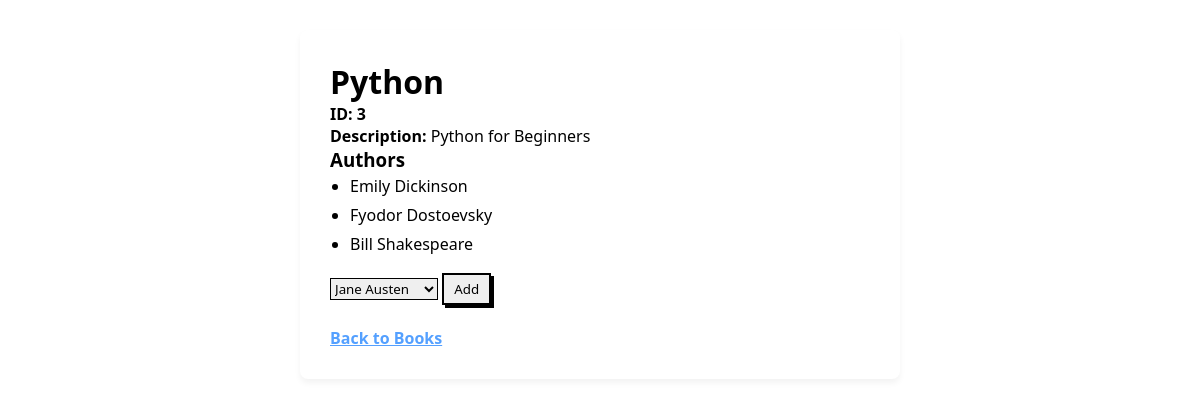
Page /books/3 on the committed database.
### books_authors_app/models.py (models this page shows)
class Book(models.Model):
    title = models.CharField(max_length=255)
    desc = models.TextField(max_length=45)

class Author(models.Model):
    first_name = models.CharField(max_length=255)
    last_name = models.CharField(max_length=255)
    books = models.ManyToManyField(Book, related_name="authors")
    notes = models.TextField(blank=True, default="")

### books_authors_app/views.py (the view)
# urls.py: path('books/<int:book_id>', views.show_book, name='show_book'),
def show_book(request, book_id):
    current_book = Book.objects.get(id=book_id)
    context = {
        'book': current_book,
        'available_authors': Author.objects.exclude(books=current_book)
    }
    return render(request, 'View_book.html', context)

### books_authors_app/templates/View_book.html (shortened to what this page needs)
<!DOCTYPE html>
<html lang="en">
<head>
    {% load static %}
    <link rel="stylesheet" href="{% static 'style.css' %}">
</head>
<body>
    <div class="details-card">
        <h1>{{ book.title }}</h1>
        <p><strong>ID: {{ book.id }} </strong> </p>
        <p><strong>Description:</strong> {{ book.desc }}</p>
        <h3>Authors</h3>
        <ul>
            {% for author in book.authors.all %}
                <li>{{ author.first_name }} {{ author.last_name }}</li>
            {% endfor %}
        </ul>
        <form action="/books/{{ book.id }}/add_author" method="POST">
            <p class="add">
                <select name="author_id">
                    {% for author in available_authors %}
                        <option value="{{ author.id }}">{{ author.first_name }} {{ author.last_name }}</option>
                    {% endfor %}
                </select>
                <button type="submit">Add</button>
            </p>
        </form>
        <br>
        <a href="/">Back to Books</a>
    </div>
</body>
</html>

### books_authors_app/static/style.css (style rules this page uses)
* { margin: 0; padding: 0; box-sizing: border-box; font-family: 'Segoe UI', Tahoma, Geneva, Verdana, sans-serif; }
a { color: #54a0ff; font-weight: 600; }
.details-card { max-width: 600px; margin: 30px auto; background: white; padding: 30px; border-radius: 8px; box-shadow: 0 4px 6px rgba(0,0,0,0.05); }
ul { padding-left: 20px; line-height: 1.8; }
.add { margin-top: 15px; }
.add button { padding: 5px 10px; border: 2px solid black; cursor: pointer; box-shadow: 3px 3px 0 black; }
select { border: 1px solid black; }

### rows in the picture
Book: title "Python", id "3", desc "Python for Beginners"
Author: first_name "Emily", last_name "Dickinson"
Author: first_name "Fyodor", last_name "Dostoevsky"
Author: first_name "Bill", last_name "Shakespeare"

### other values in the picture
form field author_id "Jane Austen"
